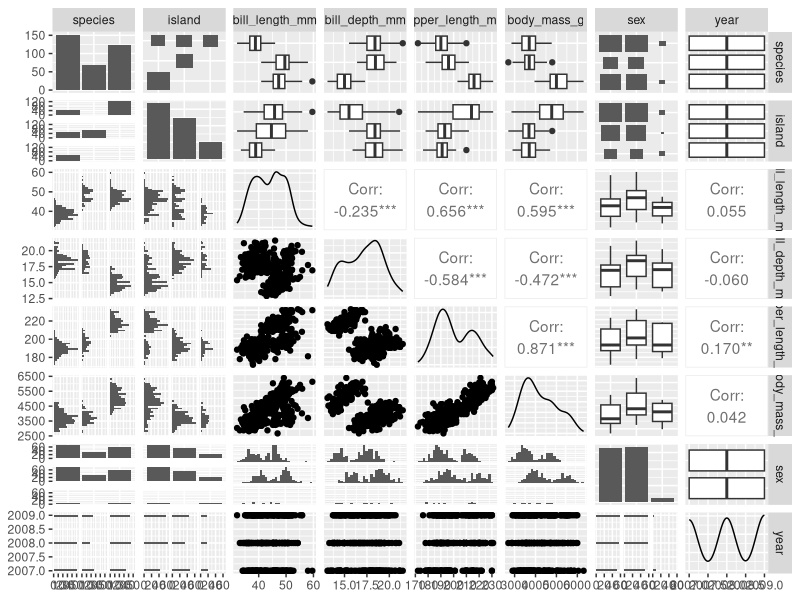
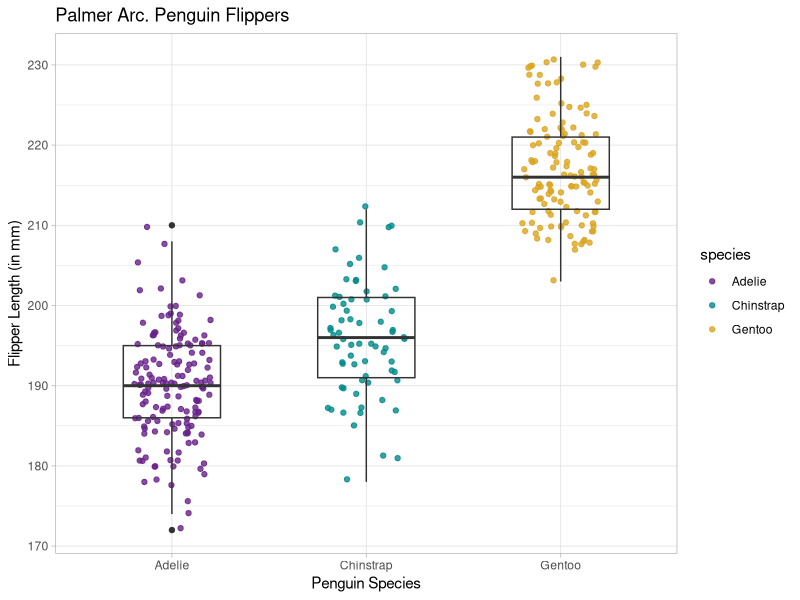
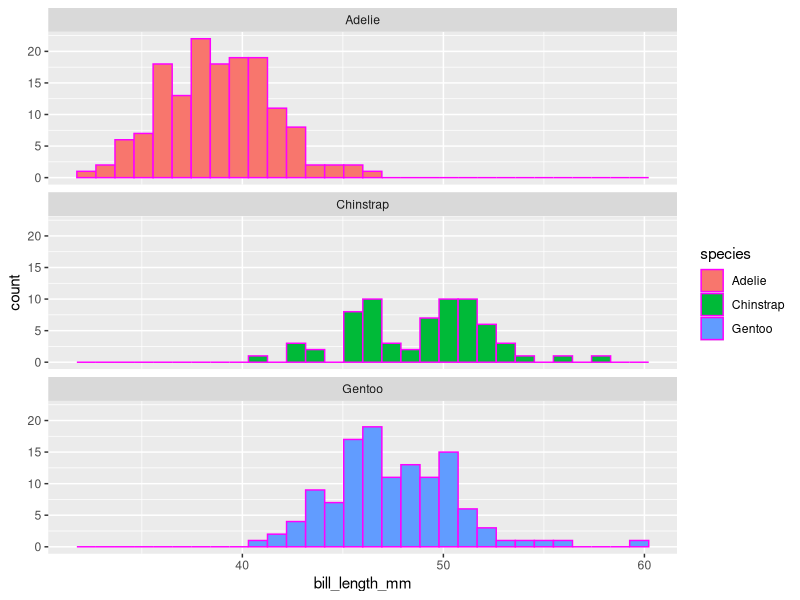
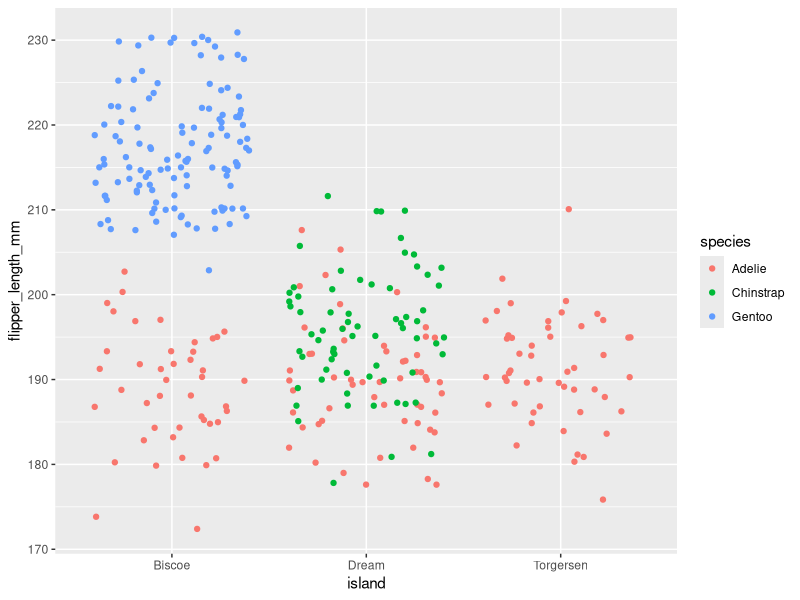
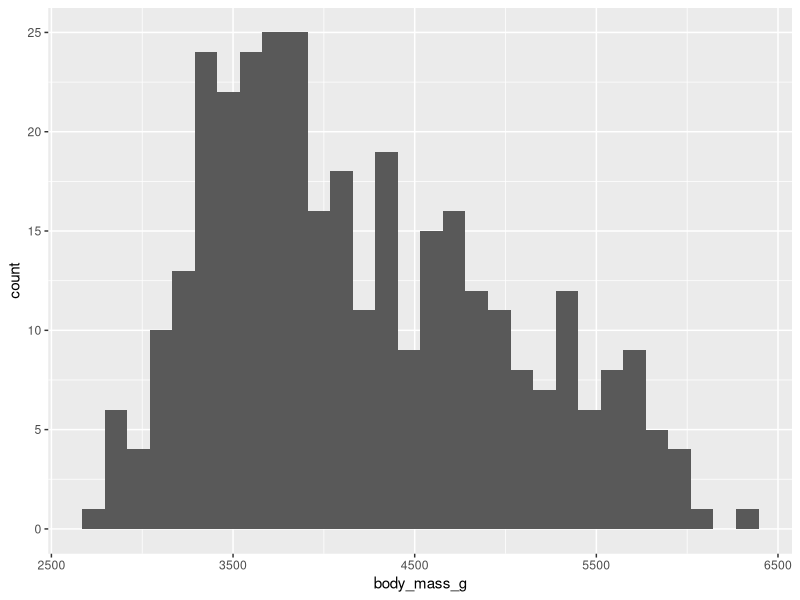

The R script that drew these images, in order:
## ---- chunk 1


library(tidyverse)
library(palmerpenguins)
library(GGally)
library(skimr)
## ---- chunk 2


# Tell me the column names
names(penguins)

# What are the dimensions
dim(penguins)

# Can you show me the first 6 lines?
head(penguins)

# Can you show me the last 6 lines?
tail(penguins)


## ---- chunk 3
skim(penguins)

GGally::ggpairs(penguins)

## ---- chunk 4
ggplot(data = penguins, aes(x = species, y = flipper_length_mm)) +
  geom_jitter(width = 0.2,
              alpha = 0.8,
              aes(color = species)) +
  geom_boxplot(fill = NA,
               width = 0.5) +
  theme_light() +
  scale_color_manual(values = c("darkorchid4", "cyan4", "goldenrod")) +
  labs(x = "Penguin Species",
       y = "Flipper Length (in mm)",
       title = "Palmer Arc. Penguin Flippers")
## ---- chunk 5
ggplot(data = penguins, aes(x = bill_length_mm)) +
  geom_histogram(aes(fill = species), color = "magenta") +
facet_wrap(~species, ncol = 1)
## ---- chunk 6

species <- penguins$species

adelie <- filter(penguins, species == 'adelie')


flipper_mean <- mean(penguins$flipper_length_mm, na.rm = TRUE)
flipper_mean

ggplot(data = penguins, aes(x = island, y = flipper_length_mm)) +
 geom_jitter(aes(color = species))

ggplot(data = penguins, aes(x = body_mass_g)) +
  geom_histogram()


## ---- chunk 7

bear <- c(5, 8, 12)

as.character(bear)

bear

as.numeric(bear)

## ---- chunk 8

r <- c(5, 2, 1, 8, 45)

r * 2

is.na(r)

is.numeric(r)

class(r)

# Changes in R Studio




